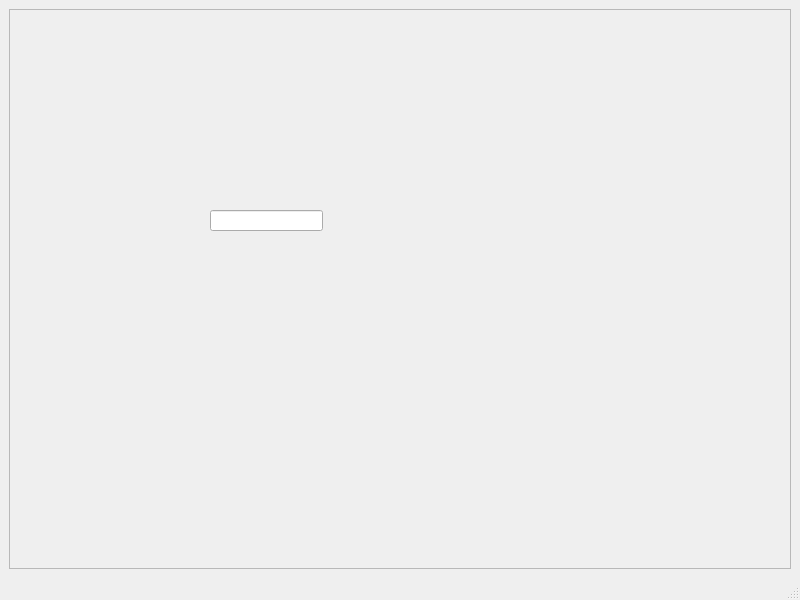
<?xml version="1.0" encoding="UTF-8"?>
<ui version="4.0">
 <class>MainWindow</class>
 <widget class="QMainWindow" name="MainWindow">
  <property name="geometry">
   <rect>
    <x>0</x>
    <y>0</y>
    <width>800</width>
    <height>600</height>
   </rect>
  </property>
  <property name="windowTitle">
   <string>MainWindow</string>
  </property>
  <widget class="QWidget" name="centralwidget">
   <layout class="QHBoxLayout" name="horizontalLayout">
    <item>
     <widget class="QScrollArea" name="scrollArea">
      <property name="widgetResizable">
       <bool>true</bool>
      </property>
      <widget class="QWidget" name="scrollAreaWidgetContents">
       <property name="geometry">
        <rect>
         <x>0</x>
         <y>0</y>
         <width>774</width>
         <height>531</height>
        </rect>
       </property>
       <widget class="QLineEdit" name="lineEdit">
        <property name="geometry">
         <rect>
          <x>200</x>
          <y>200</y>
          <width>113</width>
          <height>21</height>
         </rect>
        </property>
       </widget>
      </widget>
     </widget>
    </item>
   </layout>
  </widget>
  <widget class="QMenuBar" name="menubar">
   <property name="geometry">
    <rect>
     <x>0</x>
     <y>0</y>
     <width>800</width>
     <height>22</height>
    </rect>
   </property>
  </widget>
  <widget class="QStatusBar" name="statusbar"/>
 </widget>
 <resources/>
 <connections/>
</ui>
